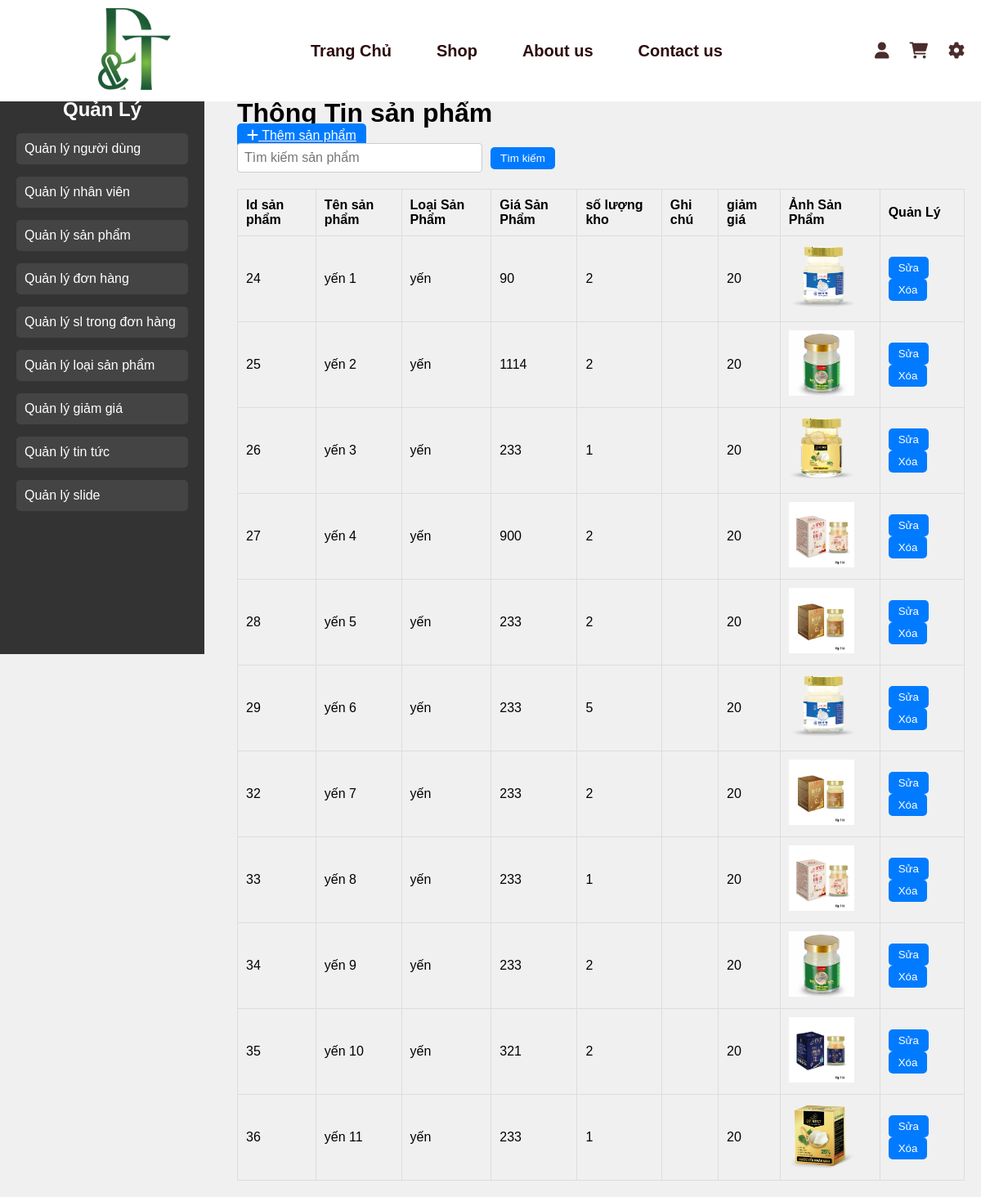
Screenshot of /Quanly/sanpham.php with the database file from the repository.
### tables this page shows
CREATE TABLE `product` (
  `product_id` int(5) NOT NULL,
  `product_name` varchar(50) NOT NULL,
  `describe_product` varchar(2048) NOT NULL,
  `quantity` int(11) NOT NULL,
  `price` double NOT NULL,
  `img` varchar(50) NOT NULL,
  `create_at` timestamp NOT NULL DEFAULT current_timestamp(),
  `type_id` int(5) NOT NULL,
  `saleoff_id` int(5) NOT NULL
);

CREATE TABLE `type` (
  `type_id` int(5) NOT NULL,
  `type_name` varchar(50) NOT NULL,
  `type_img` varchar(50) NOT NULL
);

CREATE TABLE `saleoff` (
  `saleoff_id` int(5) NOT NULL,
  `sale_name` int(5) NOT NULL
);

### Quanly/sanpham.php (the view, shortened to what this page needs)
<?php
include '../Thanhgiaodien/header.php';
include '../database/connect.php';
?>
<?php
$sql = "SELECT product.*, type.type_name, saleoff.sale_name
        FROM product
        INNER JOIN type ON product.type_id = type.type_id
        INNER JOIN saleoff ON product.saleoff_id = saleoff.saleoff_id";
$query = mysqli_query($conn, $sql);
?>
<!DOCTYPE html>
<html lang="vi">
<head>
    <link rel="stylesheet" href="../csspage/manage.css">
</head>
<body>
    <div class="container">
        <div class="sidebar">
            <h2>Quản Lý</h2>
            <ul>
                <li><a href="../Quanly/nguoidung.php">Quản lý người dùng</a></li>
                <li><a href="../Quanly/nhanvien.php">Quản lý nhân viên</a></li>
                <li><a href="../Quanly/sanpham.php">Quản lý sản phẩm</a></li>
                <li><a href="../Quanly/donhang.php">Quản lý đơn hàng</a></li>
                <li><a href="../Quanly/qlslsp.php">Quản lý sl trong đơn hàng</a></li>
                <li><a href="../Quanly/loaisp.php">Quản lý loại sản phẩm</a></li>
                <li><a href="../Quanly/giamgia.php">Quản lý giảm giá</a></li>
                <li><a href="../Quanly/tintuc.php">Quản lý tin tức</a></li>
                <li><a href="../Quanly/slide.php">Quản lý slide</a></li>
            </ul>
        </div>
        <div class="main-content">
            <tr>
                <td colspan="2">
                    <h1 class="h2">Thông Tin sản phẩm</h1>
                </td>
                <td colspan="2">
                    <a class="btn" href="themsp.php"><i class="fas fa-plus"></i> Thêm sản phẩm</a>
                </td>
            </tr>
            <form action="sanpham.php" method="GET" style="margin-bottom: 20px;">
                <input type="text" name="search" placeholder="Tìm kiếm sản phẩm" style="padding: 8px; width: 300px;">
                <button type="submit" class="btn">Tìm kiếm</button>
            </form>
            <table class="table">
                <thead>
                    <tr>
                        <th>Id sản phẩm</th>
                        <th>Tên sản phẩm</th>
                        <th>Loại Sản Phẩm</th>
                        <th>Giá Sản Phẩm</th>
                        <th>số lượng kho</th>
                        <th>Ghi chú</th>
                        <th>giảm giá</th>
                        <th>Ảnh Sản Phẩm</th>
                        <th>Quản Lý</th>
                    </tr>
                </thead>
                <tbody>
                    <?php
                    if (mysqli_num_rows($query) > 0) {
                        while ($row = mysqli_fetch_assoc($query)) { ?>
                            <tr>
                                <td><?= $row['product_id'] ?></td>
                                <td><?= $row['product_name']; ?></td>
                                <td><?= $row['type_name']; ?></td>
                                <td><?= $row['price']; ?></td>
                                <td><?= $row['quantity']; ?></td>
                                <td><?= $row['describe_product']; ?></td>
                                <td><?= $row['sale_name']; ?></td>
                                <td><img src="../anh/<?= $row['img'] ?>" alt="Product Image" width="80" height="80"></td>
                                <td>
                                    <button class="btn">
                                        <a href="suasp.php?id=<?= $row['product_id'] ?>"
                                            style="text-decoration:none; color:inherit;">Sửa</a>
                                    </button>
                                    <button class="btn">
                                        <a onclick="return Delete('<?= $row['product_name']; ?>')"
                                            href="xoasp.php?id=<?= $row['product_id']; ?>"
                                            style="text-decoration:none; color:inherit;">Xóa</a>
                                    </button>
                                </td>
                            </tr>
                    <?php }
                    } else {
                        echo "<tr>
                    <td colspan='8'>Không có sản phẩm nào</td>
                    </tr>";
                    } ?>
                </tbody>
            </table>
        </div>
    </div>
</body>
</html>

### csspage/head.css (style rules this page uses)
* { margin: 0; padding: 0; box-sizing: border-box; }
body { background-color: rgb(255, 255, 255); }

### csspage/manage.css (style rules this page uses)
body { position: relative; top: 30px; font-family: Arial, sans-serif; background-color: #f0f0f0; margin: 0; padding: 0; }
.container { display: flex; margin-top: 70px; }
.sidebar { width: 250px; background-color: #333; color: white; padding: 20px; height: 700px; position: fixed; top: 100px; left: 0; }
.sidebar h2 { color: white; text-align: center; }
.sidebar ul { list-style: none; padding: 0; }
.sidebar ul li { margin: 15px 0; }
.sidebar ul li a { color: white; text-decoration: none; display: block; padding: 10px; background-color: #444; border-radius: 5px; }
.main-content { margin-left: 270px; width: calc(100% - 270px); padding: 20px; }
.table { width: 100%; border-collapse: collapse; }
.table th, .table td { border: 1px solid #ddd; padding: 10px; text-align: left; }
.table th { background-color: #f0f0f0; }
.btn { padding: 6px 12px; background-color: #007bff; color: white; border: none; border-radius: 5px; cursor: pointer; transition: background-color 0.3s ease; }

### Quanly/sanpham.php (style rules this page uses)
form { display: flex; align-items: center; gap: 10px; }
form input { border: 1px solid #ccc; border-radius: 4px; font-size: 16px; }
form button { background-color: #4CAF50; color: white; border: none; padding: 8px 12px; border-radius: 4px; cursor: pointer; }

### rows the page displays
product: product_id "24", product_name "yến 1", type.type_name "yến", price "90", quantity "2", saleoff.sale_name "20", img (picture)
product: product_id "25", product_name "yến 2", type.type_name "yến", price "1114", quantity "2", saleoff.sale_name "20", img (picture)
product: product_id "26", product_name "yến 3", type.type_name "yến", price "233", quantity "1", saleoff.sale_name "20", img (picture)
product: product_id "27", product_name "yến 4", type.type_name "yến", price "900", quantity "2", saleoff.sale_name "20", img (picture)
product: product_id "28", product_name "yến 5", type.type_name "yến", price "233", quantity "2", saleoff.sale_name "20", img (picture)
product: product_id "29", product_name "yến 6", type.type_name "yến", price "233", quantity "5", saleoff.sale_name "20", img (picture)
product: product_id "32", product_name "yến 7", type.type_name "yến", price "233", quantity "2", saleoff.sale_name "20", img (picture)
product: product_id "33", product_name "yến 8", type.type_name "yến", price "233", quantity "1", saleoff.sale_name "20", img (picture)
product: product_id "34", product_name "yến 9", type.type_name "yến", price "233", quantity "2", saleoff.sale_name "20", img (picture)
product: product_id "35", product_name "yến 10", type.type_name "yến", price "321", quantity "2", saleoff.sale_name "20", img (picture)
product: product_id "36", product_name "yến 11", type.type_name "yến", price "233", quantity "1", saleoff.sale_name "20", img (picture)
